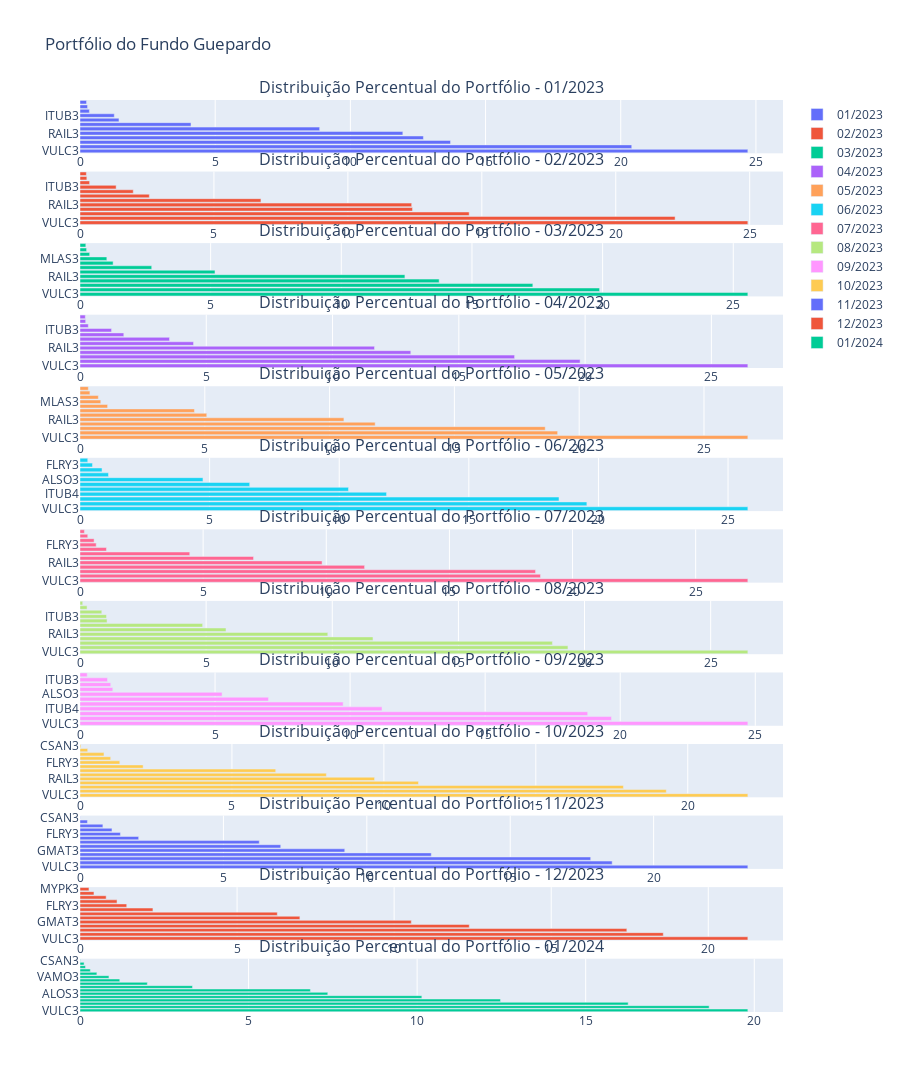

The notebook cell saved with this chart:
### Code cell
# Plotando o portfólio de cada mês
plot_portfolio(df=portfolio_guepardo, nome_fundo='Guepardo')

### Figure 1 — Plotly figure (JSON) as saved in the notebook; plotly's stock layout.template omitted (floating-point values rounded to 4 significant figures)
{"data": [{"name": "01/2023", "orientation": "h", "type": "bar", "x": [24.7, 20.41, 13.7, 12.7, 11.94, 8.864, 4.105, 1.441, 1.268, 0.3459, 0.2795, 0.2424], "xaxis": "x", "y": ["VULC3", "KLBN11", "ITUB4", "UGPA3", "RAIL3", "ANIM3", "MLAS3", "ALSO3", "ITUB3", "MYPK3", "DXCO3", "GMAT3"], "yaxis": "y"}, {"name": "02/2023", "orientation": "h", "type": "bar", "x": [24.93, 22.22, 14.53, 12.41, 12.38, 6.755, 2.588, 1.988, 1.349, 0.3589, 0.2551, 0.2375], "xaxis": "x2", "y": ["VULC3", "KLBN11", "ITUB4", "UGPA3", "RAIL3", "ANIM3", "ALSO3", "MLAS3", "ITUB3", "MYPK3", "DXCO3", "GMAT3"], "yaxis": "y2"}, {"name": "03/2023", "orientation": "h", "type": "bar", "x": [25.56, 19.88, 17.33, 13.74, 12.43, 5.166, 2.745, 1.267, 1.027, 0.3703, 0.2529, 0.2229], "xaxis": "x3", "y": ["VULC3", "KLBN11", "UGPA3", "ITUB4", "RAIL3", "ANIM3", "ALSO3", "ITUB3", "MLAS3", "MYPK3", "GMAT3", "DXCO3"], "yaxis": "y3"}, {"name": "04/2023", "orientation": "h", "type": "bar", "x": [26.44, 19.8, 17.21, 13.1, 11.66, 4.496, 3.545, 1.734, 1.25, 0.3292, 0.2243, 0.21], "xaxis": "x4", "y": ["VULC3", "KLBN11", "UGPA3", "ITUB4", "RAIL3", "ANIM3", "ALSO3", "MLAS3", "ITUB3", "MYPK3", "GMAT3", "DXCO3"], "yaxis": "y4"}, {"name": "05/2023", "orientation": "h", "type": "bar", "x": [26.76, 19.14, 18.64, 11.83, 10.57, 5.079, 4.586, 1.106, 0.833, 0.7346, 0.3972, 0.3332], "xaxis": "x5", "y": ["VULC3", "KLBN11", "UGPA3", "ITUB4", "RAIL3", "ANIM3", "ALSO3", "ITUB3", "MLAS3", "GGBR4", "GMAT3", "MYPK3"], "yaxis": "y5"}, {"name": "06/2023", "orientation": "h", "type": "bar", "x": [25.76, 19.55, 18.48, 11.83, 10.36, 6.547, 4.744, 1.1, 0.8502, 0.4816, 0.2985], "xaxis": "x6", "y": ["VULC3", "UGPA3", "KLBN11", "ITUB4", "RAIL3", "ANIM3", "ALSO3", "ITUB3", "GGBR4", "FLRY3", "MYPK3"], "yaxis": "y6"}, {"name": "07/2023", "orientation": "h", "type": "bar", "x": [27.12, 18.7, 18.5, 11.56, 9.83, 7.047, 4.457, 1.074, 0.6568, 0.5722, 0.3148, 0.1793], "xaxis": "x7", "y": ["VULC3", "KLBN11", "UGPA3", "ITUB4", "RAIL3", "ANIM3", "ALSO3", "ITUB3", "FLRY3", "GGBR4", "MYPK3", "TGMA3"], "yaxis": "y7"}, {"name": "08/2023", "orientation": "h", "type": "bar", "x": [26.47, 19.34, 18.73, 11.61, 9.823, 5.787, 4.861, 1.072, 1.049, 0.8637, 0.2798, 0.1076], "xaxis": "x8", "y": ["VULC3", "KLBN11", "UGPA3", "ITUB4", "RAIL3", "GMAT3", "ALSO3", "GGBR4", "ITUB3", "FLRY3", "MYPK3", "ANIM3"], "yaxis": "y8"}, {"name": "09/2023", "orientation": "h", "type": "bar", "x": [24.73, 19.68, 18.8, 11.18, 9.742, 6.978, 5.261, 1.214, 1.138, 1.018, 0.2675], "xaxis": "x9", "y": ["VULC3", "KLBN11", "UGPA3", "ITUB4", "RAIL3", "GMAT3", "ALSO3", "FLRY3", "GGBR4", "ITUB3", "MYPK3"], "yaxis": "y9"}, {"name": "10/2023", "orientation": "h", "type": "bar", "x": [21.98, 19.29, 17.88, 11.14, 9.693, 8.108, 6.44, 2.078, 1.309, 1.009, 0.7892, 0.2529, 0.02689], "xaxis": "x10", "y": ["VULC3", "UGPA3", "KLBN11", "ITUB4", "RAIL3", "GMAT3", "ALOS3", "GGBR4", "FLRY3", "ITUB3", "VAMO3", "MYPK3", "CSAN3"], "yaxis": "y10"}, {"name": "11/2023", "orientation": "h", "type": "bar", "x": [23.28, 18.55, 17.8, 12.25, 9.23, 6.998, 6.249, 2.045, 1.409, 1.115, 0.7976, 0.2589, 0.007656], "xaxis": "x11", "y": ["VULC3", "UGPA3", "KLBN11", "ITUB4", "GMAT3", "RAIL3", "ALOS3", "GGBR4", "FLRY3", "ITUB3", "VAMO3", "MYPK3", "CSAN3"], "yaxis": "y11"}, {"name": "12/2023", "orientation": "h", "type": "bar", "x": [21.26, 18.57, 17.41, 12.39, 10.55, 6.999, 6.281, 2.321, 1.487, 1.179, 0.8323, 0.4445, 0.2852], "xaxis": "x12", "y": ["VULC3", "KLBN11", "UGPA3", "ITUB4", "GMAT3", "RAIL3", "ALOS3", "GGBR4", "FLRY3", "ITUB3", "VAMO3", "HBSA3", "MYPK3"], "yaxis": "y12"}, {"name": "01/2024", "orientation": "h", "type": "bar", "x": [19.81, 18.66, 16.26, 12.47, 10.14, 7.349, 6.834, 3.337, 1.997, 1.179, 0.8586, 0.5, 0.3066, 0.1635, 0.1209, 0.0101], "xaxis": "x13", "y": ["VULC3", "KLBN11", "UGPA3", "ITUB4", "GMAT3", "ALOS3", "RAIL3", "GGBR4", "FLRY3", "ITUB3", "VAMO3", "HBSA3", "MYPK3", "HYPE3", "DXCO3", "CSAN3"], "yaxis": "y13"}], "layout": {"annotations": [{"font": {"size": 16}, "showarrow": false, "text": "Distribuição Percentual do Portfólio - 01/2023", "x": 0.5, "xanchor": "center", "xref": "paper", "y": 1, "yanchor": "bottom", "yref": "paper"}, {"font": {"size": 16}, "showarrow": false, "text": "Distribuição Percentual do Portfólio - 02/2023", "x": 0.5, "xanchor": "center", "xref": "paper", "y": 0.9215, "yanchor": "bottom", "yref": "paper"}, {"font": {"size": 16}, "showarrow": false, "text": "Distribuição Percentual do Portfólio - 03/2023", "x": 0.5, "xanchor": "center", "xref": "paper", "y": 0.8431, "yanchor": "bottom", "yref": "paper"}, {"font": {"size": 16}, "showarrow": false, "text": "Distribuição Percentual do Portfólio - 04/2023", "x": 0.5, "xanchor": "center", "xref": "paper", "y": 0.7646, "yanchor": "bottom", "yref": "paper"}, {"font": {"size": 16}, "showarrow": false, "text": "Distribuição Percentual do Portfólio - 05/2023", "x": 0.5, "xanchor": "center", "xref": "paper", "y": 0.6862, "yanchor": "bottom", "yref": "paper"}, {"font": {"size": 16}, "showarrow": false, "text": "Distribuição Percentual do Portfólio - 06/2023", "x": 0.5, "xanchor": "center", "xref": "paper", "y": 0.6077, "yanchor": "bottom", "yref": "paper"}, {"font": {"size": 16}, "showarrow": false, "text": "Distribuição Percentual do Portfólio - 07/2023", "x": 0.5, "xanchor": "center", "xref": "paper", "y": 0.5292, "yanchor": "bottom", "yref": "paper"}, {"font": {"size": 16}, "showarrow": false, "text": "Distribuição Percentual do Portfólio - 08/2023", "x": 0.5, "xanchor": "center", "xref": "paper", "y": 0.4508, "yanchor": "bottom", "yref": "paper"}, {"font": {"size": 16}, "showarrow": false, "text": "Distribuição Percentual do Portfólio - 09/2023", "x": 0.5, "xanchor": "center", "xref": "paper", "y": 0.3723, "yanchor": "bottom", "yref": "paper"}, {"font": {"size": 16}, "showarrow": false, "text": "Distribuição Percentual do Portfólio - 10/2023", "x": 0.5, "xanchor": "center", "xref": "paper", "y": 0.2938, "yanchor": "bottom", "yref": "paper"}, {"font": {"size": 16}, "showarrow": false, "text": "Distribuição Percentual do Portfólio - 11/2023", "x": 0.5, "xanchor": "center", "xref": "paper", "y": 0.2154, "yanchor": "bottom", "yref": "paper"}, {"font": {"size": 16}, "showarrow": false, "text": "Distribuição Percentual do Portfólio - 12/2023", "x": 0.5, "xanchor": "center", "xref": "paper", "y": 0.1369, "yanchor": "bottom", "yref": "paper"}, {"font": {"size": 16}, "showarrow": false, "text": "Distribuição Percentual do Portfólio - 01/2024", "x": 0.5, "xanchor": "center", "xref": "paper", "y": 0.05846, "yanchor": "bottom", "yref": "paper"}], "height": 6000, "title": {"text": "Portfólio do Fundo Guepardo"}, "width": 900, "xaxis": {"anchor": "y", "domain": [0, 1]}, "xaxis10": {"anchor": "y10", "domain": [0, 1]}, "xaxis11": {"anchor": "y11", "domain": [0, 1]}, "xaxis12": {"anchor": "y12", "domain": [0, 1]}, "xaxis13": {"anchor": "y13", "domain": [0, 1]}, "xaxis2": {"anchor": "y2", "domain": [0, 1]}, "xaxis3": {"anchor": "y3", "domain": [0, 1]}, "xaxis4": {"anchor": "y4", "domain": [0, 1]}, "xaxis5": {"anchor": "y5", "domain": [0, 1]}, "xaxis6": {"anchor": "y6", "domain": [0, 1]}, "xaxis7": {"anchor": "y7", "domain": [0, 1]}, "xaxis8": {"anchor": "y8", "domain": [0, 1]}, "xaxis9": {"anchor": "y9", "domain": [0, 1]}, "yaxis": {"anchor": "x", "domain": [0.9415, 1]}, "yaxis10": {"anchor": "x10", "domain": [0.2354, 0.2938]}, "yaxis11": {"anchor": "x11", "domain": [0.1569, 0.2154]}, "yaxis12": {"anchor": "x12", "domain": [0.07846, 0.1369]}, "yaxis13": {"anchor": "x13", "domain": [0, 0.05846]}, "yaxis2": {"anchor": "x2", "domain": [0.8631, 0.9215]}, "yaxis3": {"anchor": "x3", "domain": [0.7846, 0.8431]}, "yaxis4": {"anchor": "x4", "domain": [0.7062, 0.7646]}, "yaxis5": {"anchor": "x5", "domain": [0.6277, 0.6862]}, "yaxis6": {"anchor": "x6", "domain": [0.5492, 0.6077]}, "yaxis7": {"anchor": "x7", "domain": [0.4708, 0.5292]}, "yaxis8": {"anchor": "x8", "domain": [0.3923, 0.4508]}, "yaxis9": {"anchor": "x9", "domain": [0.3138, 0.3723]}}}
